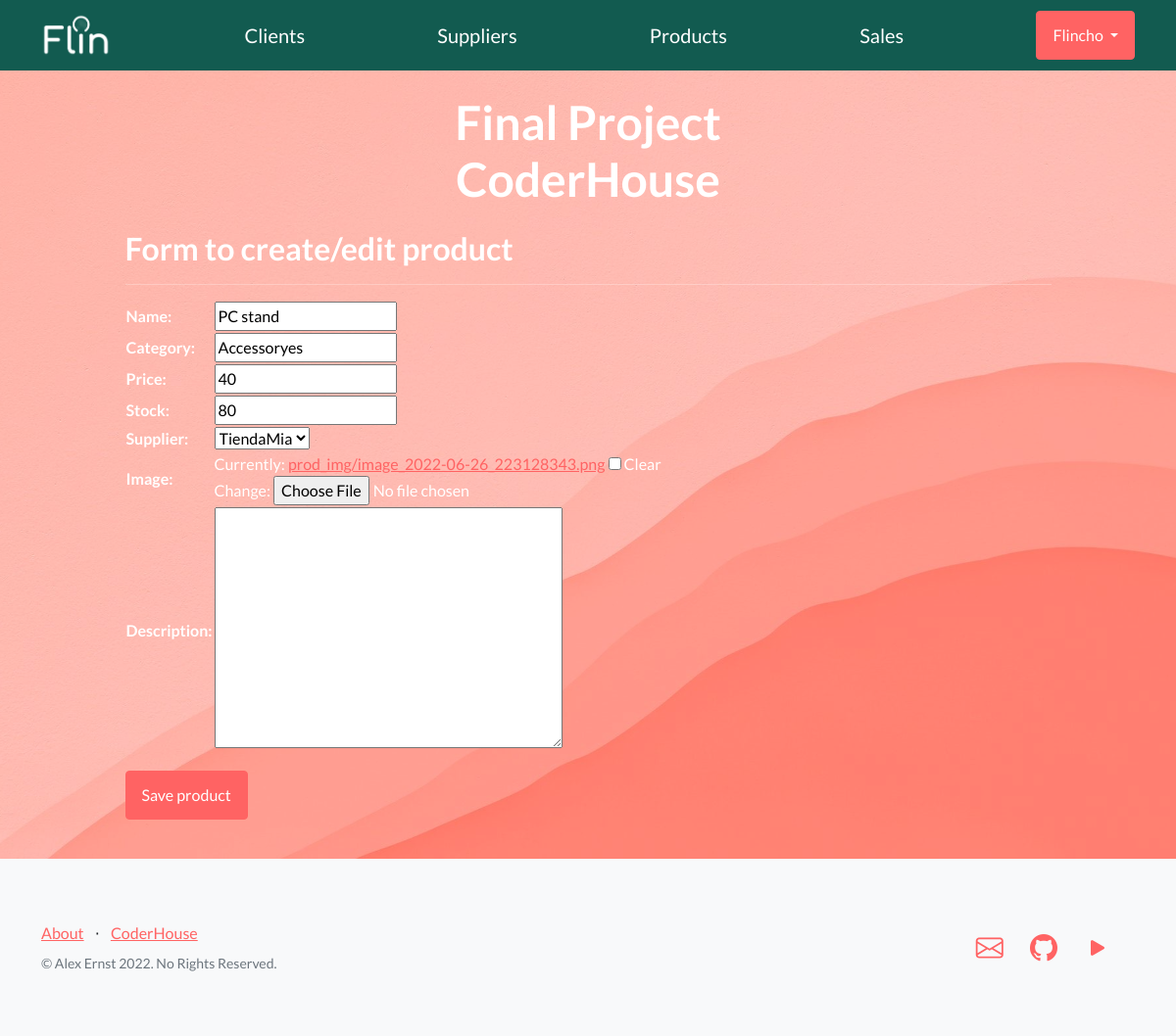
The app's page /products/product/2/update (signed in), older data.
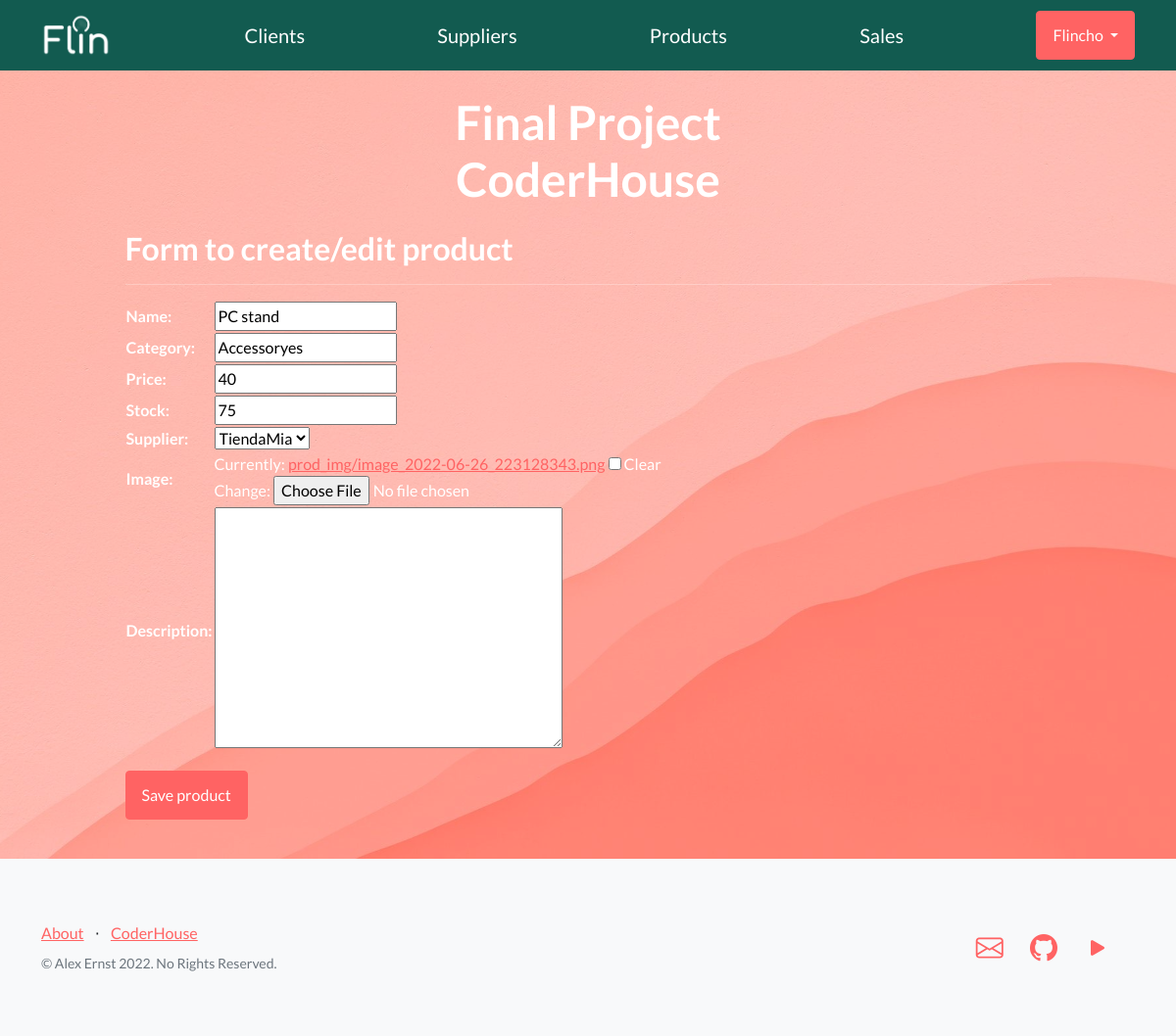
The same page, newer data.
### products/models.py (models this page shows)
class Product(models.Model):
    name = models.CharField(max_length=40, unique=True)
    category = models.CharField(max_length=40)
    price = models.IntegerField()
    stock = models.IntegerField()
    supplier = models.CharField(max_length=40, choices=supplier_choices(), default='')
    image = models.ImageField(upload_to='prod_img/', null=True, blank=True)
    description = models.TextField(null=True, blank=True)

### products/views.py (the view)
# urls.py: path('product/<int:pk>/update', views.ProductUpdateView.as_view(), name='product-update'),
class ProductUpdateView(LoginRequiredMixin, UpdateView):
    model = Product
    success_url = reverse_lazy('products:product-list')
    fields = ['name', 'category', 'price', 'stock', 'supplier', 'image', 'description']

### products/templates/products/product_form.html (shortened to what this page needs)
{% extends "main/index.html" %}
{% load static %}
{% block content %}
<h2>Form to create/edit product</h2>
<hr></hr>
<form action="" method="POST" enctype="multipart/form-data">
    <p>
    <table>
        {{ form.as_table }}
    </table>
    </p>
    <p>
        <input type="submit" class="btn btn-primary" value="Save product" />
    </p>
</form>
{% endblock %}

Row changes from the older to the newer data that the page shows:
changed Product "PC stand": stock "80" → "75"
